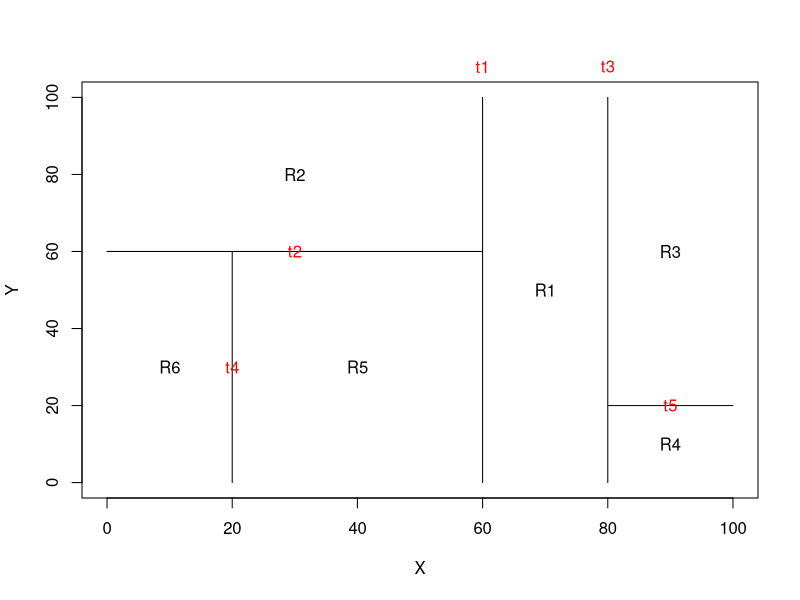
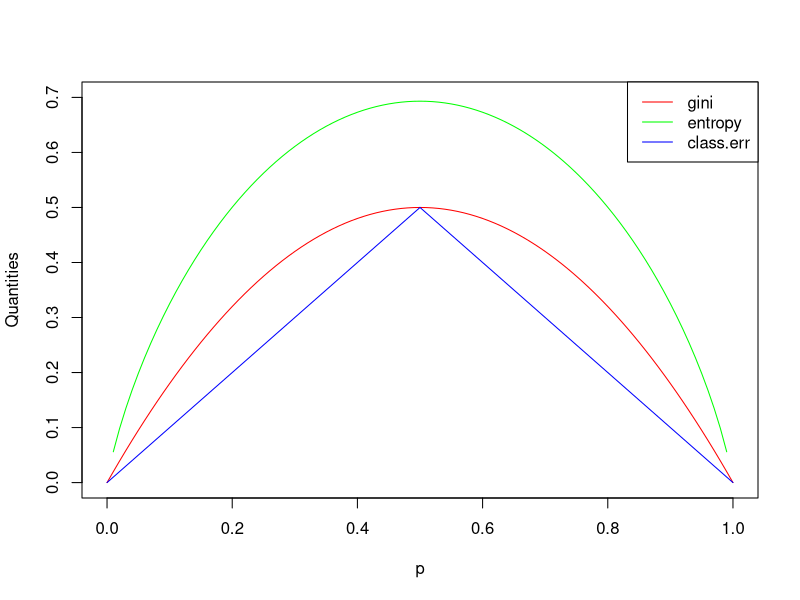
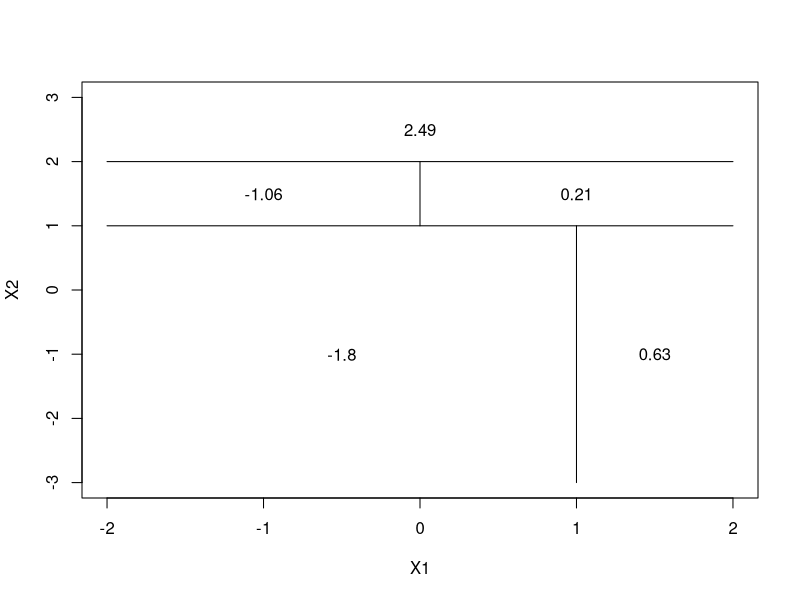
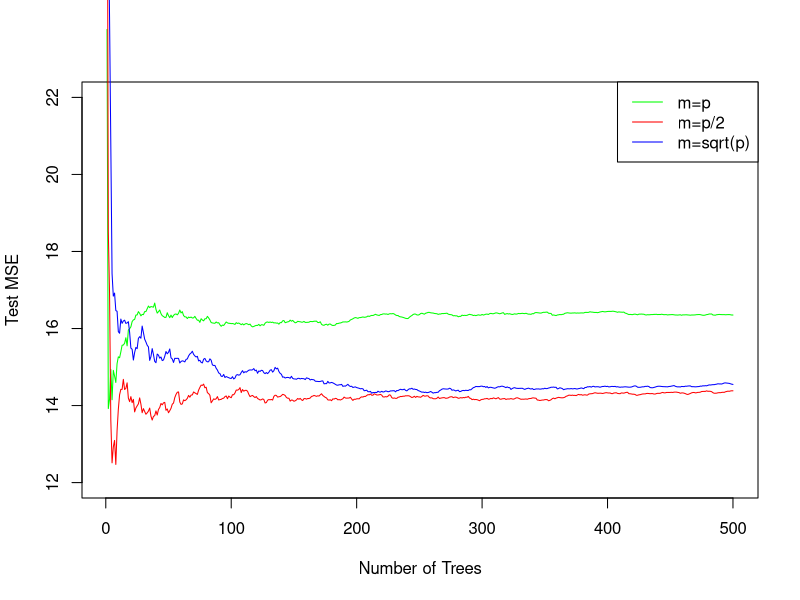

The R source for these figures, in order:
## ---- chunk 1
knitr::opts_chunk$set(echo = TRUE)
## ---- chunk 2
par(xpd=NA)
plot(NA, NA, type="n", xlim=c(0,100), ylim=c(0,100), xlab="X", ylab="Y")
# t1: x = 60; (60, 0) (60, 100)
lines(x=c(60,60),y=c(0,100))
text(x=60, y=108, labels=c("t1"), col="red")
# t2: y = 60; (0, 60) (60, 60)
lines(x=c(0,60), y=c(60,60))
text(x=30, y=60, labels=c("t2"), col="red")
# t3: x = 80; (80,0) (80, 100)
lines(x=c(80,80),y=c(0,100))
text(x=80, y=108, labels=c("t3"), col="red")
# t4: x = 20; (20,0) (20, 60)
lines(x=c(20,20),y=c(0,60))
text(x=20, y=30, labels=c("t4"), col="red")
# t5: y=20; (80,20) (100,20)
lines(x=c(80,100),y=c(20,20))
text(x=90, y=20, labels=c("t5"), col="red")
text(x=(60+80)/2, y=50, labels=c("R1"))
text(x=30, y=80, labels=c("R2"))
text(x=90, y=60, labels=c("R3"))
text(x=90, y=10, labels=c("R4"))
text(x=40, y=30, labels=c("R5"))
text(x=10, y=30, labels=c("R6"))
## ---- chunk 3
p = seq(0, 1, .01)
gini = p * (1-p) * 2
entropy = - (p * log(p) + (1-p) * log(1-p))
class.err = 1 - pmax(p, 1-p)
plot(p,gini,type='l',xlab='p',ylab='Quantities',ylim=c(0,0.7),col='red')
lines(p,entropy,col='green')
lines(p,class.err,col='blue')
legend('topright',c('gini', 'entropy', 'class.err'),lty=1,col=c('red','green','blue'))
## ---- chunk 4
par(xpd=NA)
plot(NA, NA, type="n", xlim=c(-2,2), ylim=c(-3,3), xlab="X1", ylab="X2")
# X2 < 1
lines(x=c(-2,2), y=c(1,1))
# X1 < 1 with X2 < 1
lines(x=c(1,1), y=c(-3,1))
text(x=(-2+1)/2, y=-1, labels=c(-1.80))
text(x=1.5, y=-1, labels=c(0.63))
# X2 < 2 with X2 >= 1
lines(x=c(-2,2), y=c(2,2))
text(x=0, y=2.5, labels=c(2.49))
# X1 < 0 with X2<2 and X2>=1
lines(x=c(0,0), y=c(1,2))
text(x=-1, y=1.5, labels=c(-1.06))
text(x=1, y=1.5, labels=c(0.21))
## ---- chunk 5
p = c(0.1, 0.15, 0.2, 0.2, 0.55, 0.6, 0.6, 0.65, 0.7, 0.75)
## ---- chunk 6
sum(p>0.5) > sum(p<0.5)  
## ---- chunk 7
mean(p)
## ---- chunk 8
library(MASS)
library(randomForest)
set.seed(100)
train = sample(dim(Boston)[1], dim(Boston)[1] / 2)
X.train = Boston[train, -14]
X.test = Boston[-train, -14]
Y.train = Boston[train, 14]
Y.test = Boston[-train, 14]
p = dim(Boston)[2] - 1
p.2 = p / 2
p.sq = sqrt(p)
rf.boston.p = randomForest(X.train, Y.train, xtest=X.test, ytest=Y.test, mtry=p, ntree=500)
rf.boston.p.2 = randomForest(X.train, Y.train, xtest=X.test, ytest=Y.test, mtry=p.2, ntree=500)
rf.boston.p.sq = randomForest(X.train, Y.train, xtest=X.test, ytest=Y.test, mtry=p.sq, ntree=500)
plot(1:500, rf.boston.p$test$mse, col="green", type="l", xlab="Number of Trees", ylab="Test MSE",
     ylim=c(12, 22))
lines(1:500, rf.boston.p.2$test$mse, col="red", type="l")
lines(1:500, rf.boston.p.sq$test$mse, col="blue", type="l")
legend("topright", c("m=p", "m=p/2", "m=sqrt(p)"), col=c("green", "red", "blue"), cex=1, lty=1)
